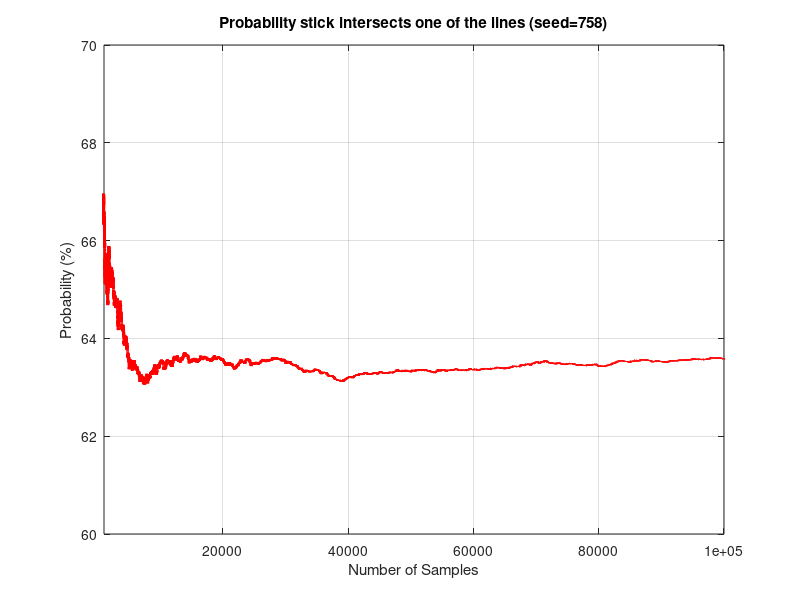

MATLAB code to generate this figure:
close all;
nSamples=100000;
seed=758;
rand('seed',seed);
count=0;  % count stores the number of satisfied samples
Pvalue=zeros(nSamples,1);  % Pvalue stores the probabilities wrt number of samples

% Set the coordinate on the board, and assume that the two parallel lines
%   are y=0 and y=1. Since the board are infinitely on x and y direction,
%   therefore, when make a random point, x-value for the point is not 
%   important, we only need to randomize the y-value of the point and the
%   direction of the stick.
for m=1:nSamples
    % we first random select the y-value of the center of the stick
    y=rand(1,1);
    % then we get the direction of the stick
    r=rand(1,1);
    % Due to the symmetry, we only need to random the direction in [0,pi)
    d=pi*r;
    % since the stick is unit long, only y(center)=0.5 and d=pi/2 can
    % intersects both parallel lines. We can separate the problem into 3
    % cases.

    % first case is y==0.5
    % this case, stick has no way to intersects one of the lines, thus
    % nothing changes.

    if(y>0.5)
        % in this case, stick can only intersects with the upper line, or
        % does not intersect with any lines.
        % len is the distance from center to the nearest line
        len = 1-y;
        % angle is the angle between the stick and the norm of the line
        angle = abs(pi/2 - d);
        if((0.5*cos(angle))>=len)
            % in this case stick intersects with the upper line
            count=count+1;
        end
    elseif(y<0.5)
        % similar to the previous case, but this time is lower line.
        % len is the distance from center to the nearest line
        len = y;
        % angle is the angle between the stick and the norm of the line
        angle = (pi/2 - d);
        if((0.5*cos(angle))>=len)
            % in this case stick intersects with the lower line
            count=count+1;
        end
    end
    % Pvalue stores the percentage, so 100 is multiplied
    Pvalue(m)=(count/m)*100;
end

plot(Pvalue,'r-','linewidth',2);
title(sprintf('Probability stick intersects one of the lines (seed=%d)',seed));
xlabel('Number of Samples');
ylabel('Probability (%)');
axis([1000,100000,60,70]);
grid on

pause
print -dpsc2 prob.eps
close
